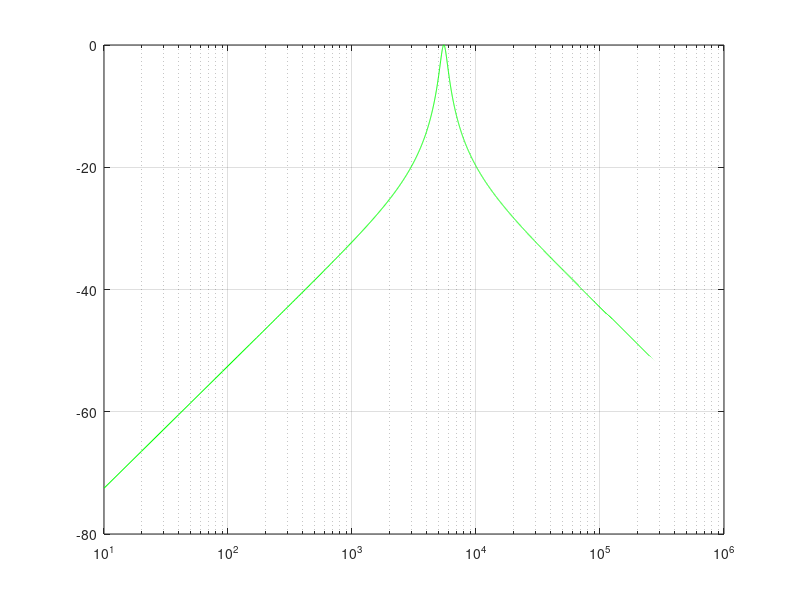
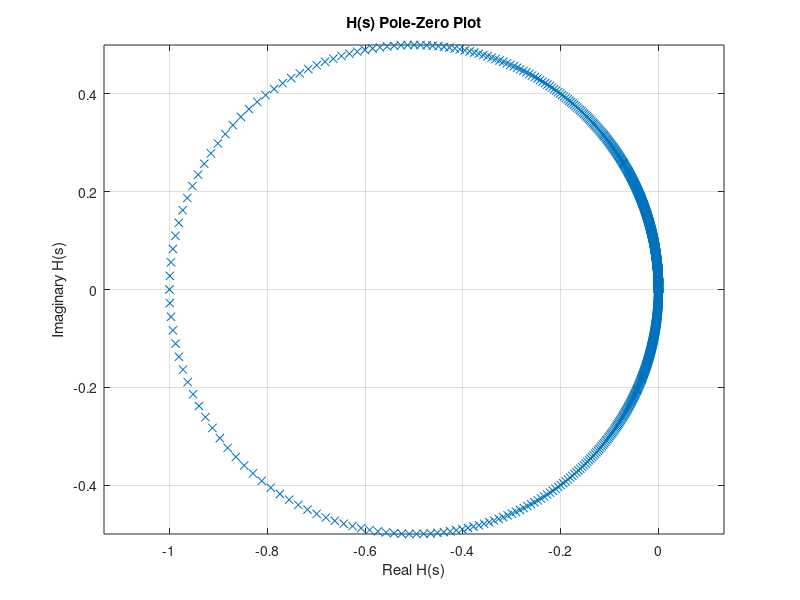
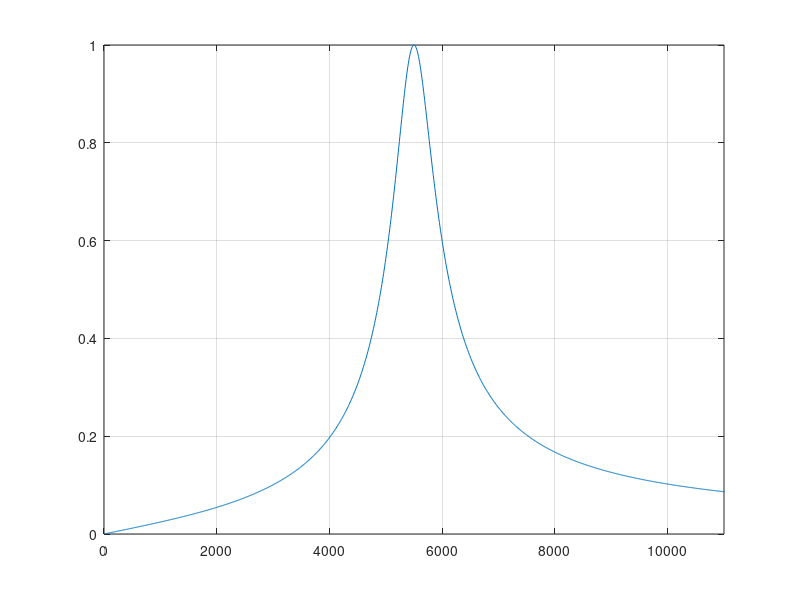

The MATLAB script that drew these images, in order:
clc; clear all; close all;

j = sqrt(-1);

R1 = 222.2222;
R2 = 28.9373;
R3 = 222.2222;
R4 = 28.9373;
R5 = 100;
R6 = 100;
C1 = 1e-6;
C2 = 1e-6;

wo = 1/sqrt(R2*R4*C1*C2);
fo = wo/(2*pi);
Q = sqrt((C1*R3^2)/(R2*R4*C2));
BW = wo/Q;
gain = -R3/R1;

f = 0:10:1e6;

H = gain.*(wo./Q).*(j.*2.*pi.*f)./((j.*2.*pi.*f).^2 + (j.*2.*pi.*f).*wo./Q + wo.^2);

figure();
semilogx(f,20*log10(abs(H)),'g');
grid on;

figure(3);
plot(f,abs(H));
grid on;
xlim([0 11000]);

figure();
plot(real(H), imag(H), 'x');
axis equal;
grid on;
xlabel('Real H(s)');
ylabel('Imaginary H(s)');
title('H(s) Pole-Zero Plot');

figure(3);